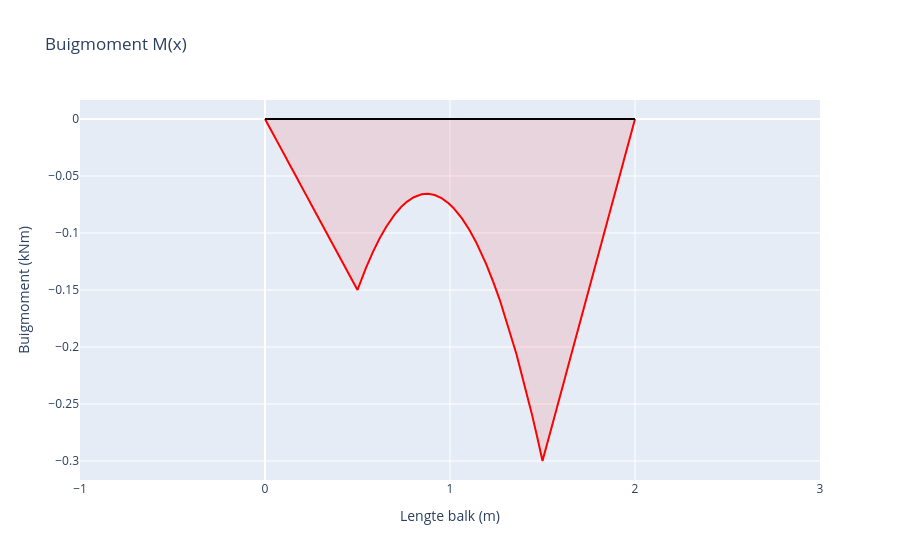

The notebook cell this image was saved under:
### Markdown cell above
## Buigmomentgrafiek

### Code cell
layout = go.Layout(
    title="Buigmoment M(x)",
    xaxis=dict(dtick=1,title="Lengte balk (m)", range=[-1, lengteBalk+1]),
    yaxis=dict(title="Buigmoment (kNm)"),
    showlegend=False
)

line = go.Scatter(
    x=X,
    y= sum(bendingMoment),
    mode='lines',
    name='Buigmoment (kNm)',
    fill = 'tonexty',
    line_color='red',
    fillcolor='rgba(255,0,0,0.1)'
)

axis = go.Scatter(
    x= [0,lengteBalk],
    y= [0,0],
    mode='lines',
    line_color='black'
)

fig= go.Figure(data=[line, axis], layout=layout)
fig.show()

### Figure 1 — Plotly figure (JSON) as saved in the notebook; plotly's stock layout.template omitted (floating-point values rounded to 4 significant figures; data arrays with more than 128 entries replaced by an {"elided": "..."} marker saying what was removed)
{"data": [{"fill": "tonexty", "fillcolor": "rgba(255,0,0,0.1)", "line": {"color": "red"}, "mode": "lines", "name": "Buigmoment (kNm)", "type": "scatter", "x": {"elided": "10002 float values"}, "y": {"elided": "10002 float values"}}, {"line": {"color": "black"}, "mode": "lines", "type": "scatter", "x": [0, 2], "y": [0, 0]}], "layout": {"autosize": true, "showlegend": false, "title": {"text": "Buigmoment M(x)"}, "xaxis": {"dtick": 1, "range": [-1, 3], "title": {"text": "Lengte balk (m)"}, "type": "linear"}, "yaxis": {"autorange": true, "range": [-0.3167, 0.01667], "title": {"text": "Buigmoment (kNm)"}, "type": "linear"}}}
